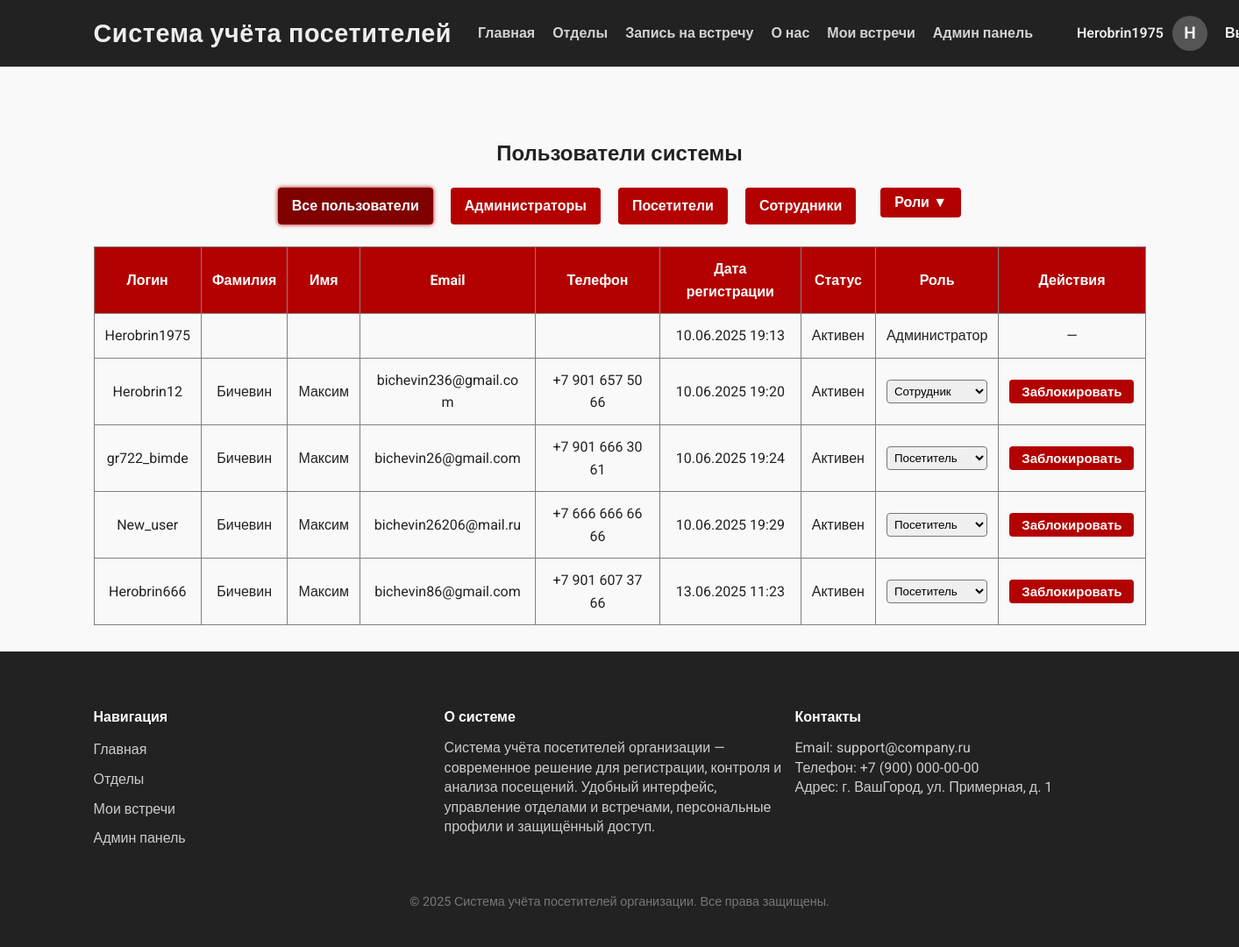
The page /users/ (signed in) on the database its author committed.
### visitors/models.py (models this page shows, shortened)
class CustomUser(AbstractUser):
    ROLE_CHOICES = (
        ('visitor', 'Посетитель'),
        ('staff', 'Сотрудник'),
    )
    role = models.CharField(max_length=10, choices=ROLE_CHOICES, default='visitor')
    email = models.EmailField('Email', unique=True)
    phone = models.CharField('Телефон', max_length=20, blank=True)
    patronymic = models.CharField('Отчество', max_length=150, blank=True)
    is_blocked = models.BooleanField('Заблокирован', default=False)
    REQUIRED_FIELDS = ['email', 'first_name', 'last_name']

### visitors/views.py (the view)
# urls.py: path('users/', views.users_list, name='users_list'),
@staff_member_required
def users_list(request):
    filter_status = request.GET.get('status', 'all')
    if filter_status == 'admins':
        users = User.objects.filter(is_superuser=True)
    elif filter_status == 'staff':
        users = User.objects.filter(role='staff', is_superuser=False)
    elif filter_status == 'visitor':
        users = User.objects.filter(role='visitor', is_superuser=False)
    else:
        users = User.objects.all()
    return render(request, 'visitors/users_list.html', {'users': users, 'filter_status': filter_status})

### visitors/templates/visitors/users_list.html (shortened to what this page needs)
{% extends 'visitors/base.html' %}
{% block content %}
<div style="width: 1200px; margin: 30px auto 0 auto; display: flex; flex-direction: column; align-items: center;">
    <h2 style="text-align: center; margin-bottom: 20px;">Пользователи системы</h2>
    <div style="text-align: center; margin-bottom: 25px; display: flex; justify-content: center; gap: 12px; flex-wrap: wrap;">
        <a href="?status=all" class="filter-button {% if filter_status == 'all' %}active{% endif %}">Все пользователи</a>
        <a href="?status=admins" class="filter-button {% if filter_status == 'admins' %}active{% endif %}">Администраторы</a>
        <a href="?status=visitor" class="filter-button {% if filter_status == 'visitor' %}active{% endif %}">Посетители</a>
        <a href="?status=staff" class="filter-button {% if filter_status == 'staff' %}active{% endif %}">Сотрудники</a>
        <div class="dropdown">
            <button class="dropbtn">Роли ▼</button>
        </div>
    </div>
    <table border="1" cellpadding="12" cellspacing="0"
           style="border-collapse: collapse; width: 100%; text-align: center; table-layout: auto;">
        <thead>
            <tr style="background-color: #b30000; color: white;">
                <th>Логин</th>
                <th>Фамилия</th>
                <th>Имя</th>
                <th>Email</th>
                <th>Телефон</th>
                <th>Дата регистрации</th>
                <th>Статус</th>
                <th>Роль</th>
                <th>Действия</th>
            </tr>
        </thead>
        <tbody>
            {% for user in users %}
            <tr>
                <td>{{ user.username }}</td>
                <td>{{ user.last_name }}</td>
                <td>{{ user.first_name }}</td>
                <td style="max-width: 200px; word-wrap: break-word;">{{ user.email }}</td>
                <td>{{ user.phone }}</td>
                <td>{{ user.date_joined|date:"d.m.Y H:i" }}</td>
                <td>
                    {% if user.is_blocked %}
                        <span style="color:red; font-weight:bold;">Заблокирован</span>
                    {% else %}
                        Активен
                    {% endif %}
                </td>
                <td>
                    {% if not user.is_superuser %}
                    <form action="{% url 'change_user_role' user.id %}" method="post" style="margin:0;">
                        <select name="role" onchange="this.form.submit()" style="width: 100%; padding: 4px; border-radius: 4px;">
                            <option value="visitor" {% if user.role == 'visitor' %}selected{% endif %}>Посетитель</option>
                            <option value="staff" {% if user.role == 'staff' %}selected{% endif %}>Сотрудник</option>
                        </select>
                    </form>
                    {% else %}
                        Администратор
                    {% endif %}
                </td>
                <td>
                    {% if user != request.user %}
                        {% if user.is_blocked %}
                            <form action="{% url 'unblock_user' user.id %}" method="post" style="display:inline;">
                                {% csrf_token %}
                                <button type="submit" class="action-button unblock">Разблокировать</button>
                            </form>
                        {% else %}
                            <form action="{% url 'block_user' user.id %}" method="post" style="display:inline;">
                                <button type="submit" class="action-button block">Заблокировать</button>
                            </form>
                        {% endif %}
                    {% else %}
                        —
                    {% endif %}
                </td>
            </tr>
            {% empty %}
            <tr><td colspan="9">Пользователи не найдены.</td></tr>
            {% endfor %}
        </tbody>
    </table>
</div>
{% endblock %}

### visitors/templates/visitors/base.html (shortened to what this page needs)
<!DOCTYPE html>
<html lang="ru">
<head>
</head>
<body>
<header>
  <div class="container header-flex">
    <div class="header-left">
      <h1>Система учёта посетителей</h1>
      <nav>
        <a href="{% url 'home' %}">Главная</a>
        <a href="{% url 'departments_list' %}">Отделы</a>
        <a href="{% url 'appointment_create' %}">Запись на встречу</a>
        <a href="{% url 'about' %}">О нас</a>
        {% if request.user.is_authenticated %}
          <a href="{% url 'my_appointments' %}">Мои встречи</a>
          {% if request.user.is_staff %}
            <a href="{% url 'custom_admin_panel' %}">Админ панель</a>
          {% endif %}
        {% endif %}
      </nav>
    </div>
    <div class="user-block">
      {% if request.user.is_authenticated %}
        <span class="user-name">{{ request.user.username }}</span>
        {% if request.user.profile.avatar %}
          <img src="{{ request.user.profile.avatar.url }}" alt="Аватар" class="user-avatar">
        {% else %}
          <div class="user-avatar-placeholder">{{ request.user.username|slice:":1"|upper }}</div>
        {% endif %}
        <form method="post" action="{% url 'logout' %}" style="display: inline;">
          <button type="submit" class="logout-link">Выйти</button>
        </form>
      {% else %}
        <a href="{% url 'register' %}" style="color: #eee; margin-left: 20px;">Зарегистрироваться</a>
        <a href="{% url 'login' %}" style="color: #eee; margin-left: 20px;">Войти</a>
      {% endif %}
    </div>
  </div>
</header>
<main class="container">
  {% block content %}{% endblock %}
</main>
<footer>
  <div class="container">
    <div>
      <h4>Навигация</h4>
      <ul>
        <li><a href="{% url 'home' %}">Главная</a></li>
        <li><a href="{% url 'departments_list' %}">Отделы</a></li>
        <li><a href="{% url 'my_appointments' %}">Мои встречи</a></li>
        {% if request.user.is_staff %}
          <li><a href="{% url 'custom_admin_panel' %}">Админ панель</a></li>
        {% endif %}
      </ul>
    </div>
    <div>
      <h4>О системе</h4>
      <p>Система учёта посетителей организации — современное решение для регистрации, контроля и анализа посещений. Удобный интерфейс, управление отделами и встречами, персональные профили и защищённый доступ.</p>
    </div>
    <div>
      <h4>Контакты</h4>
      <p>Email: support@company.ru<br>Телефон: +7 (900) 000-00-00<br>Адрес: г. ВашГород, ул. Примерная, д. 1</p>
    </div>
  </div>
  <div class="copyright">
    &copy; {{ year|default:2025 }} Система учёта посетителей организации. Все права защищены.
  </div>
</footer>
</body>
</html>

### visitors/templates/visitors/base.html (style rules this page uses)
*, *::before, *::after { box-sizing: border-box; }
body { margin: 0; font-family: 'Roboto', Arial, sans-serif; background-color: #f9f9f9; color: #222; line-height: 1.6; min-height: 100vh; display: flex; flex-direction: column; }
a { color: #b30000; text-decoration: none; transition: color 0.3s ease; }
.container { width: 90%; max-width: 1200px; margin: 0 auto; flex: 1 0 auto; }
header { background-color: #222; color: #eee; padding: 15px 0; }
.header-flex { display: flex; align-items: center; justify-content: space-between; gap: 20px; }
.header-left { display: flex; align-items: center; gap: 30px; }
header h1 { margin: 0; font-size: 1.8rem; font-weight: 700; text-align: left; letter-spacing: 0.02em; white-space: nowrap; }
nav { display: flex; align-items: center; gap: 20px; }
nav a { font-weight: 600; color: #D3D3D3; text-decoration: none; white-space: nowrap; transition: color 0.3s ease; font-size: 1rem; }
.user-block { display: flex; align-items: center; gap: 10px; margin-left: 30px; }
.user-name { color: #eee; font-weight: 600; }
.user-avatar, .user-avatar-placeholder { width: 40px; height: 40px; border-radius: 50%; object-fit: cover; background: #555; display: flex; align-items: center; justify-content: center; color: #eee; font-weight: bold; font-size: 1.2rem; user-select: none; }
.logout-link { color: #eee; margin-left: 10px; text-decoration: none; font-weight: 600; background: none; border: none; cursor: pointer; padding: 0; font-size: 1rem; }
main { padding: 30px 0; flex-grow: 1; }
footer { background-color: #222; color: #ccc; padding: 40px 0 20px 0; flex-shrink: 0; }
footer .container { display: flex; flex-wrap: wrap; justify-content: space-between; }
footer div { margin-bottom: 20px; min-width: 200px; flex: 1; }
footer h4 { color: #fff; margin-bottom: 12px; }
footer ul { list-style: none; padding: 0; margin: 0; }
footer ul li { margin-bottom: 8px; }
footer ul li a { color: #ccc; }
footer p { margin: 0; color: #ccc; line-height: 1.4; }
footer .copyright { text-align: center; color: #777; font-size: 0.9rem; margin-top: 20px; width: 100%; }

### visitors/templates/visitors/users_list.html (style rules this page uses)
.filter-button { display: inline-block; padding: 8px 16px; background-color: #b30000; color: white; text-decoration: none; border-radius: 4px; font-weight: 600; transition: background-color 0.3s ease; margin-right: 8px; }
.filter-button.active { background-color: #800000; box-shadow: 0 0 5px #b30000; }
.action-button { padding: 5px 14px; border: none; border-radius: 4px; color: white; cursor: pointer; font-weight: 600; transition: background-color 0.3s ease; font-size: 15px; }
.action-button.block { background-color: #b30000; }
.dropdown { position: relative; display: inline-block; margin-left: 8px; }
.dropbtn { background-color: #b30000; color: white; padding: 8px 16px; font-size: 16px; border: none; border-radius: 4px; cursor: pointer; font-weight: 600; transition: background-color 0.3s ease; }

### rows shown on the page
CustomUser: user.username "Herobrin1975", user.username "H", username "Herobrin1975", date_joined "10.06.2025 19:13", is_blocked "Активен", is_superuser "Администратор"
CustomUser: username "Herobrin12", last_name "Бичевин", first_name "Максим", email "bichevin236@gmail.com", phone "+7 901 657 50 66", date_joined "10.06.2025 19:20", is_blocked "Активен", role "Сотрудник"
CustomUser: username "gr722_bimde", last_name "Бичевин", first_name "Максим", email "bichevin26@gmail.com", phone "+7 901 666 30 61", date_joined "10.06.2025 19:24", is_blocked "Активен", role "Посетитель"
CustomUser: username "New_user", last_name "Бичевин", first_name "Максим", email "bichevin26206@mail.ru", phone "+7 666 666 66 66", date_joined "10.06.2025 19:29", is_blocked "Активен", role "Посетитель"
CustomUser: username "Herobrin666", last_name "Бичевин", first_name "Максим", email "bichevin86@gmail.com", phone "+7 901 607 37 66", date_joined "13.06.2025 11:23", is_blocked "Активен", role "Посетитель"

### other values the page prints
{{ year|default:2025 }} "2025"
